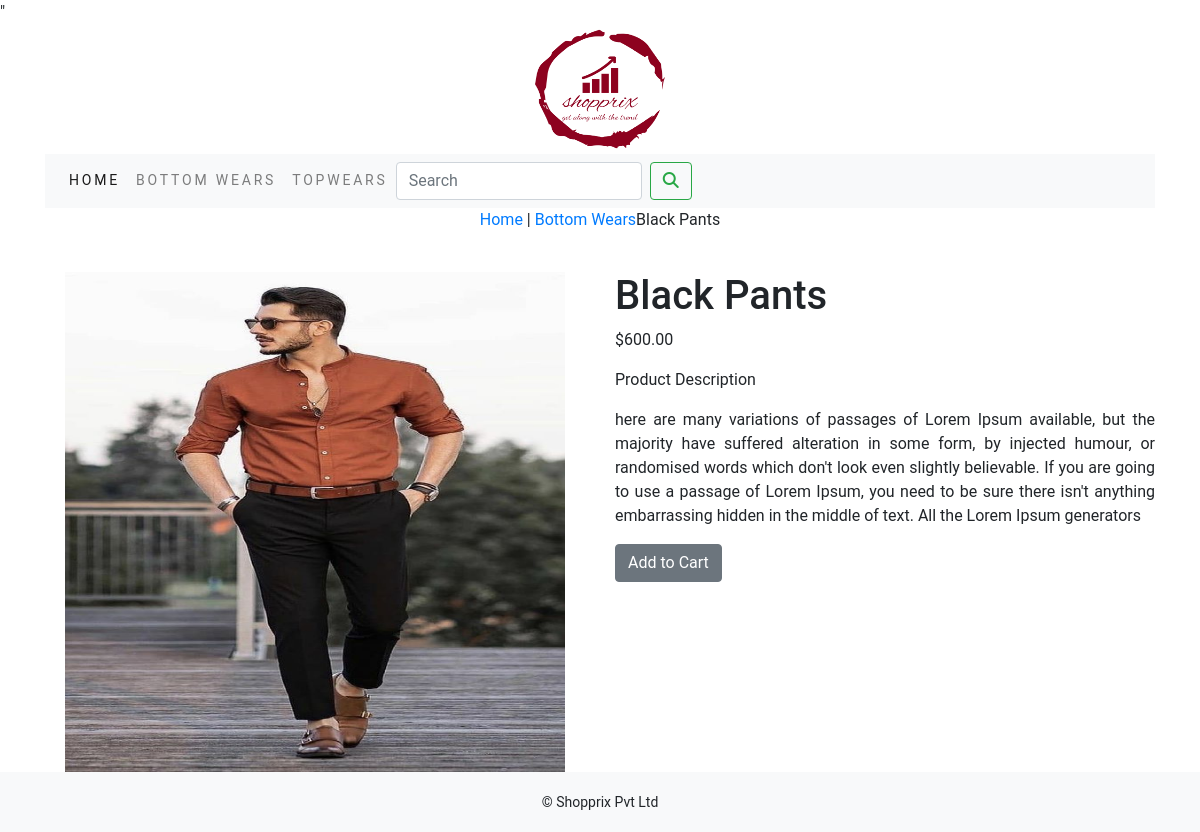
/shopapp/bottom-wears/black-pants/, run on the app's committed database.
### shopapp/models.py (models this page shows, shortened)
class Category(models.Model):
    name=models.CharField(max_length=250,unique=True)
    slug=models.SlugField(max_length=250,unique=True)
    description=models.TextField(blank=True)
    image=models.ImageField(upload_to='category',blank=True)
    class Meta:
        ordering=['name']
        verbose_name='category'
        verbose_name_plural='categories'
    def get_url(self):
        return reverse('shopapp:product_by_category',args=[self.slug,])
    def __str__(self):
        return '{}'.format((self.name))

class Product(models.Model):
    name=models.CharField(max_length=250,unique=True)
    slug=models.SlugField(max_length=250,unique=True)
    description=models.TextField(blank=True)
    price=models.DecimalField(max_digits=10,decimal_places=2)
    category=models.ForeignKey(Category,on_delete=models.CASCADE)
    image=models.ImageField(upload_to='product',blank=True)
    stock=models.IntegerField()
    available=models.BooleanField(default=True)
    created=models.DateTimeField(auto_now_add=True)
    updated=models.DateTimeField(auto_now=True)
    class Meta:
        ordering=['name']
        verbose_name='product'
        verbose_name_plural='products'

### shopapp/views.py (the view)
# urls.py: path('<slug:c_slug>/<slug:product_slug>/',views.proDetail,name='prodCatdetail'),
def proDetail(request,c_slug,product_slug):
    try:
        product=Product.objects.get(category__slug=c_slug,slug=product_slug)
    except Exception as e:
        raise e
    return render(request,'product.html',{'product':product})

### cartapp/context_processors.py (called while the page is built)
def counter(request):
    item_count=0
    if 'admin' in request.path:
        return {}
    else:
        try:
            cart=Cart.objects.filter(cart_id=_cart_id(request))
            car_items=CartItem.objects.all().filter(cart=cart[:1])
            for cart_item in car_items:
                item_count += cart_item.quantity
        except Cart.DoesNotExist:
            item_count =0
    return dict(item_count=item_count)

### cartapp/views.py (called while the page is built)
def _cart_id(request):
    cart=request.session.session_key
    if not cart:
        cart=request.session.create()
    return cart

### shopapp/context_processors.py (called while the page is built)
def menu_links(request):
    links=Category.objects.all()
    return dict(links=links)

### templates/product.html (shortened to what this page needs)
{% extends 'base.html' %}
{% load static %}
{% block content %}
<div class="row my_prod_row_class" >
    <div class="mx-auto">
        <p> <a href="{% url 'shopapp:allprodcat' %}">Home</a> | <a href="{{product.category.get_url}}">{{product.category}}</a>{{product.name}}</p>
    </div>
</div>
<div>
<br>
<div class="row">
    <div class="col-12 col-sm-12 col-md-12 col-lg-6 text-center">
        <div style="min-width:18rem">
            <img src="{{product.image.url}}" alt="{{product.name}}" width="500px;" height="500px;">
        </diV>
    </div>
    <div class="col-12 col-sm-12 col-md-12 col-lg-6">
        <div>
        <h1 class="my_prod_title">{{product.name}}</h1>
        <p>${{product.price}}</p>
        <p class="my_title">Product Description</p>
        <p class="text-justify my_prod_text">{{product.description}}</p>
        {% if product.stock <= 0 %}
        <p class="text-justify my_prod_text"><b>Out of stock</b></p>
        {% else %}
        <a class="btn btn-secondary" href="{% url 'cartapp:add_cart' product.id %}">Add to Cart</a>
        {% endif %}
    </div>
 </div>
</div>
</div>
</div>
{% endblock %}

### templates/navbar.html (shortened to what this page needs)
<nav class="navbar navbar-expand-lg navbar-light bg-light">
  <div class="collapse navbar-collapse" id="navbarNav">
    <ul class="navbar-nav">
      <li class="nav-item active {% if 'shopapp' in request.path %} active {% endif %}">
        <a class="nav-link" href="{% url 'shopapp:allprodcat' %}">Home <span class="sr-only">(current)</span></a>
      </li>
      {% for cat in links %}
      <li class="nav-item">
        <a class="nav-link" href="{{ cat.get_url }}">{{ cat.name }}</a>
      </li>
      {% endfor %}
      <li class="nav-item">
        <div>
        <form class="form-inline my-2 my-lg-0" action="{% url 'searchapp:SearchResult' %}" method="get">
          <input class="form-control mr-sm-2" type="search" placeholder="Search" name="q" aria-label="Search">
          <button class="btn btn-outline-success my-2 my-sm-0" type="submit"><i class="fa-solid fa-magnifying-glass"></i></button>
        </form>
        </div>
    </ul>
  </div>
</nav>

### static/css/custom.css (style rules this page uses)
body { font-family:'roboto',san-serif; }
.nav-item { letter-spacing:.2em; font-size:14px; text-transform:uppercase; }

### data on the page
Category: name "BOTTOM WEARS"
Category: name "TOPWEARS"
Product: category "Bottom Wears", name "Black Pants", image (picture), price "600.00", description "here are many variations of passages of Lorem Ipsum available, but the majority have suffered alteration in some form, by injected humour, or randomised words which don't look even slightly believable. If you are going to use a passage of Lorem Ipsum, you need to be sure there isn't anything embarrassing hidden in the middle of text. All the Lorem Ipsum generators"
